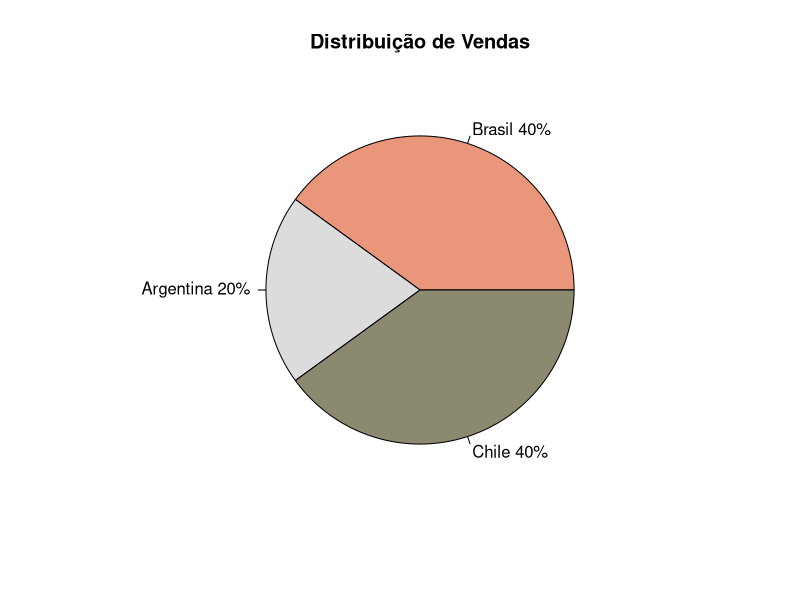
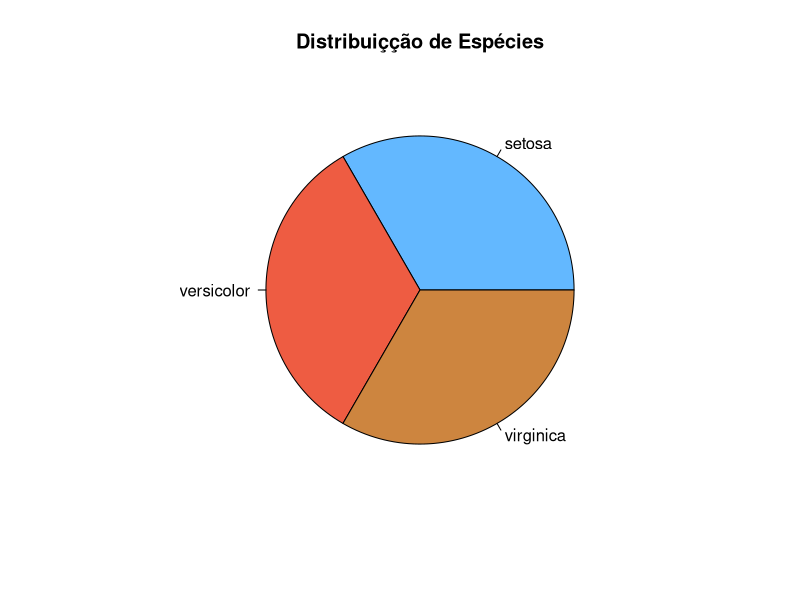
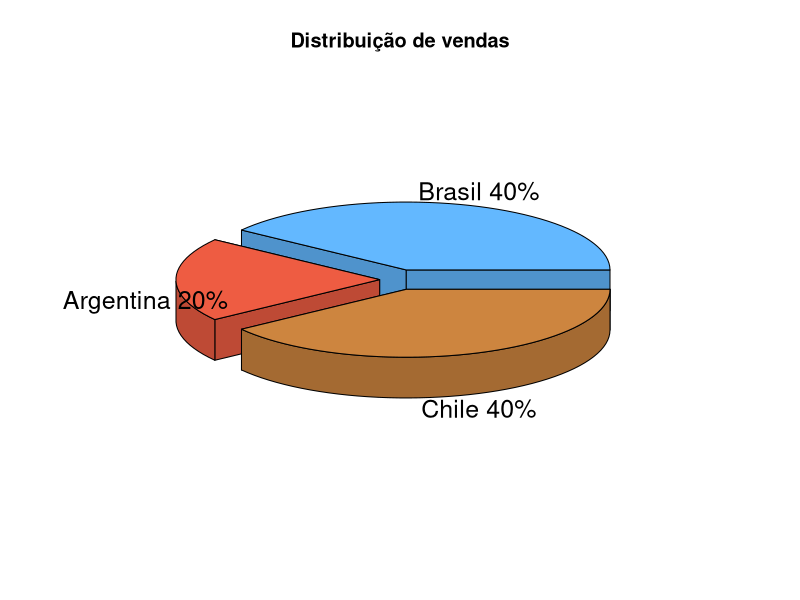

Here is the R script that generated these plots, in order:
setwd("~/Projetos/Python/git/R/DSA/BigDataAnalytics/Cap04-Graficos")
getwd()

cores = c("red", "green", "blue", "yellow", "orange", "brown", "cyan", "black", 
          "brown", "gray", "whitesmoke")

library(plotrix)
# ablineclip(v=4, lty=3, col="paleturquoise4", lwd = 1)

?pie

# Criando as fatias
fatias = c(40,20,40)

# Criando os lables
paises = c("Brasil", "Argentina", "Chile")

# unindo países e fatias
paises = paste(paises, fatias)

# incluindo mais detalhes no label
paises = paste(paises, "%", sep = "")

# Construindo um gráfico
pie(fatias
    , labels = paises
    , col = c("darksalmon", "gainsboro", "lemonchiffon4")
    , main = "Distribuição de Vendas")

# Trabalhando com dataframes
?iris
attach(iris)
values = table(Species)
labels = paste(names(values))
pie(values, 
    labels = labels,
    col = c("steelblue1", "tomato2", "tan3"),
    main = "Distribuiçção de Espécies"
    )

# 3D
library(plotrix)

pie3D(fatias
      , labels = paises
      , explode = 0.1
      , col = c("steelblue1", "tomato2", "tan3")
      , main = "Distribuição de vendas")
